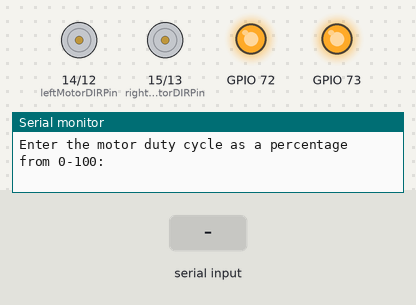
Bench run of a sketch on a simulated ESP32. Shown: direction and speed pins drawn as motors (green arrow = direction pin HIGH = forward, orange = LOW = backward, longer = more drive), output pins drawn as LEDs (lit = HIGH), the last lines printed to the serial monitor. The test bench sets the inputs (shaded band).

Above: at 1.2 s.
1.3 s: "90,45\n" received over Serial
At 1.6 s:
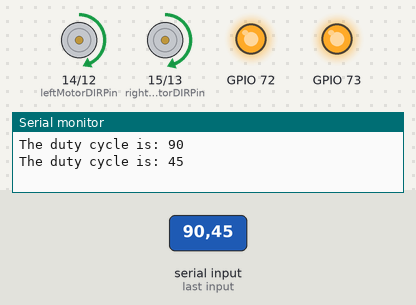
3.8 s: "30,150\n" received over Serial
At 4.6 s:
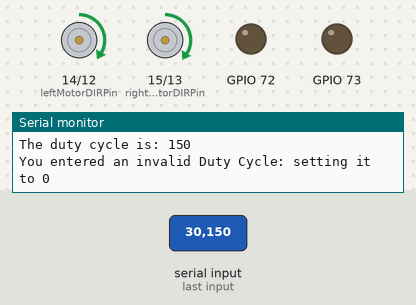
6.3 s: "5\n" received over Serial
At 6.6 s:
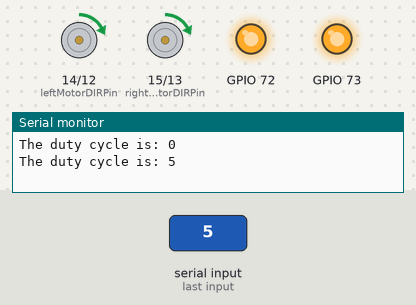
8.8 s: "200\n" received over Serial
At 9.6 s:
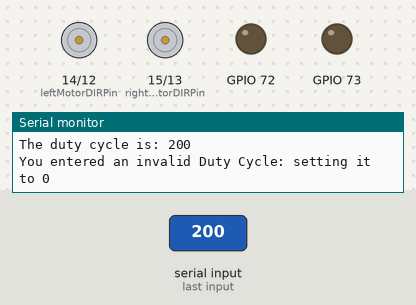
Timing chart, 0 to 11.8 s (numbered marks = the images above; inputs shaded):
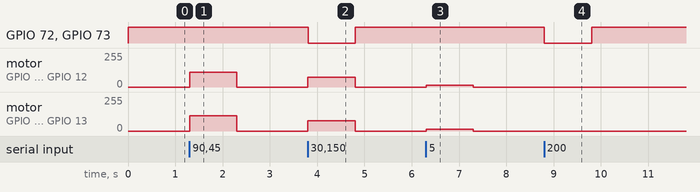

The sketch:

Checkpoint_1.ino
```cpp
#include <Adafruit_MCP23X17.h>
#define GPB0 8
#define GPB1 9
//This is what nSLPL is connected to
//This is what nSLPR is connected to
//Associate the GPB0 and GPB1 pins with the nSLP signal for the motors
#define nSLPLPin GPB0
#define nSLPRPin GPB1
#define rightMotorDIRPin 15
#define rightMotorPWMPin 13
#define leftMotorDIRPin 14
#define leftMotorPWMPin 12
#define motorFreq 500
#define motorPwmBits 8
#define FWD LOW
#define REV HIGH
// set motor PWM frequency to 100 Hz
// use 8 bit counter for motor PWM control
// Set DIR bit to 0 to move the robot in direction opposite claw (forward)
// Set DIR bit to 1 to move the robot in direction of claw (reverse)
const int motorPwmMaxCount = pow(2, motorPwmBits);
int pwmGoLowCountRight;
int pwmGoLowCountLeft;
int pwmDutyCycle = 0;
float calibratedMotorFac = 0.9682;

//Count at which the motor PWM pulse goes low
//Duty cycle as percentage from 0-100
Adafruit_MCP23X17 gpioExt;
void setup() {
  Serial.begin(57600);
  Serial.println("Enter the motor duty cycle as a percentage from 0-100:");
  gpioExt.begin_I2C(0x20);
  gpioExt.pinMode(nSLPLPin, OUTPUT);
  gpioExt.pinMode(nSLPRPin, OUTPUT);
  //0x20 is the I2C address for the GPIO Extender
  gpioExt.digitalWrite(nSLPLPin, LOW);  //starts the robot with motors disabled (in sleep mode)
  gpioExt.digitalWrite(nSLPRPin, LOW);  //starts the robot with motors disabled (in sleep mode)
  pinMode(rightMotorDIRPin, OUTPUT);
  pinMode(leftMotorDIRPin, OUTPUT);
  pinMode(rightMotorPWMPin, OUTPUT);
  pinMode(leftMotorPWMPin, OUTPUT);
  ledcAttach(rightMotorPWMPin, motorFreq, motorPwmBits);
  ledcAttach(leftMotorPWMPin, motorFreq, motorPwmBits);
}
void loop() {
  if (Serial.available() >= 1) {
    pwmDutyCycle = Serial.parseInt();
    Serial.print("The duty cycle is: ");
    Serial.println(pwmDutyCycle);
  }
  if ((pwmDutyCycle >= 0) && (pwmDutyCycle <= 100)) {
    gpioExt.digitalWrite(nSLPLPin, HIGH);
    gpioExt.digitalWrite(nSLPRPin, HIGH);
    digitalWrite(rightMotorDIRPin, REV);
    digitalWrite(leftMotorDIRPin, REV);
    pwmGoLowCountRight = 0.01 * pwmDutyCycle * motorPwmMaxCount;
    pwmGoLowCountLeft = 0.01 * pwmDutyCycle * motorPwmMaxCount * calibratedMotorFac;
    ledcWrite(rightMotorPWMPin, pwmGoLowCountRight);
    ledcWrite(leftMotorPWMPin, pwmGoLowCountLeft);
  } else {
    Serial.println("You entered an invalid Duty Cycle: setting it to 0");
    pwmDutyCycle = 0;
    gpioExt.digitalWrite(nSLPLPin, LOW);  //disables the motor (in sleep mode)
    gpioExt.digitalWrite(nSLPRPin, LOW);  //disables the motor (in sleep mode)
  }
}
```

Measured:
- after the input at 1.3 s, motor on GPIO 14 (leftMotorDIRPin) / GPIO 12 (leftMotorPWMPin): stopped → forward 111/255 at once, → stopped 1.0 s later; motor on GPIO 15 (rightMotorDIRPin) / GPIO 13 (rightMotorPWMPin): stopped → forward 115/255 at once, → stopped 1.0 s later
- after the input at 3.8 s, GPIO 72, GPIO 73: HIGH → LOW at once, → HIGH 1.0 s later; motor on GPIO 14 (leftMotorDIRPin) / GPIO 12 (leftMotorPWMPin): stopped → forward 74/255 at once, → stopped 1.0 s later; motor on GPIO 15 (rightMotorDIRPin) / GPIO 13 (rightMotorPWMPin): stopped → forward 76/255 at once, → stopped 1.0 s later
- after the input at 6.3 s, motor on GPIO 14 (leftMotorDIRPin) / GPIO 12 (leftMotorPWMPin), motor on GPIO 15 (rightMotorDIRPin) / GPIO 13 (rightMotorPWMPin): stopped → forward 12/255 at once, → stopped 1.0 s later
- after the input at 8.8 s, GPIO 72, GPIO 73: HIGH → LOW at once, → HIGH 1.0 s later
